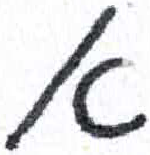
#> input picture server/data/dataset/TRAIN/0/0_100.png, 150 x 155 px; its folder holds only this picture in this run
$ jupyter execute --allow-errors letter_recognition.ipynb
#> lines starting #> are read from the running program, lines starting #| are printed output that depends on the picture; after the words box and inside, x2 and y2 are one past the last pixel; in counts of white or black regions, pixels touching at a corner belong together
#### load the dataset

[cell 1]
### path = data/dataset
from PIL import Image
import os

### method to convert img to arr

[cell 2]
import cv2
import numpy as np
from PIL import Image
import random

def modify_image(img):
    # Convert to PIL Image for easier rotation
    pil_img = Image.fromarray(cv2.cvtColor(img, cv2.COLOR_BGR2RGB))

    # 1. Random angle rotation
    angle = random.uniform(-30, 30)
    rotated = pil_img.rotate(angle, expand=True, fillcolor=(255, 255, 255))

    # 2. Off-center shift
    shift_x = random.randint(-20, 20)
    shift_y = random.randint(-20, 20)

    # Create a new image with a white background
    new_img = Image.new('RGB', (rotated.width + abs(shift_x), rotated.height + abs(shift_y)), (255, 255, 255))

    # Paste the rotated image onto the new image with the shift
    new_img.paste(rotated, (max(shift_x, 0), max(shift_y, 0)))

    # Convert back to OpenCV format
    cv_img = cv2.cvtColor(np.array(new_img), cv2.COLOR_RGB2BGR)

    # 3. Add noise
    # noise = np.random.normal(0, 10, cv_img.shape).astype(np.uint8)
    # noisy_img = cv2.add(cv_img, noise)

    return cv_img

# Example usage:
#> (the rest of this cell did not finish here and is left out)

[cell 3]
import numpy as np
import cv2

def convert_img_to_binary_array(img):
    #convert image to rgba
    img = img.resize((40, 40))
    img = img.convert('RGBA')

    #get the pixel values of the image
    pixels = list(img.getdata())
    binary_array = []
    for pixel in pixels:
        if pixel[0] >= 128 and pixel[1] >= 128 and pixel[2] >= 128:
            binary_array.append(1)
        else:
            binary_array.append(0)
    return binary_array

def add_image_to_X_train(image, X_train):
    # image = modify_image(image)
    # print(image.shape)

    # Resize the image to 40x40 if it's not already
    if image.shape[:2] != (40, 40):
        image = cv2.resize(image, (40, 40), interpolation=cv2.INTER_AREA)

    # Convert to grayscale if the image has more than one channel
    if len(image.shape) > 2:
        image = cv2.cvtColor(image, cv2.COLOR_BGR2GRAY)

    # Convert to black and white (0 or 255)
    _, bw_image = cv2.threshold(image, 127, 255, cv2.THRESH_BINARY)

    # Normalize to 0 or 1 for the neural network
    normalized_image = (bw_image / 255).astype(np.float32)

    # Reshape to add channel dimension
    reshaped_image = normalized_image.reshape(1, 40, 40, 1)

    # Add to X_train
    if X_train is None:
        X_train = reshaped_image
    else:
        X_train = np.vstack((X_train, reshaped_image))
    return X_train

### create training and testing arrays

[cell 4]
X_train = None
y_train = []

path = "../data/dataset/TRAIN/"
for folder in os.listdir(path):
    folder_path = os.path.join(path, folder)
    if not os.path.isdir(folder_path):
        continue
    if folder == "27":
        continue
    print(f"Processing folder: {folder}")
    for file in os.listdir(folder_path):
        file_path = os.path.join(folder_path, file)
        if os.path.isfile(file_path):
            try:
                img = Image.open(file_path)
#> img is the input picture: PIL image 150x155 RGB; mean R, G, B 220.8, 220.9, 222.9

                X_train = add_image_to_X_train(np.array(img), X_train)
#> in add_image_to_X_train, `image = cv2.resize(image, (40, 40), interpolation=cv2.INTER_AREA)`:
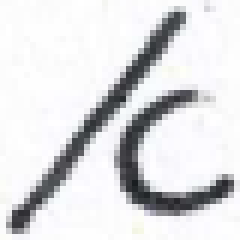
#> image: shape (40, 40, 3) (shown 6 times larger); mean of channels 0, 1, 2 220.8, 220.9, 222.9; drawn as R, G, B
#> in add_image_to_X_train, `_, bw_image = cv2.threshold(image, 127, 255, cv2.THRESH_BINARY)`:
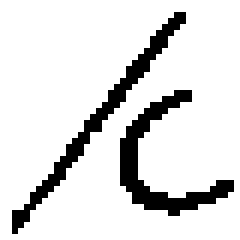
#> bw_image: shape (40, 40) (shown 6 times larger); 86.9% white; black in thin lines or dots, all inside (x1, y1, x2, y2) = (2, 2, 39, 39)

                y_train.append(int(folder))
            except Exception as e:
                print(f"Error processing file {file_path}: {e}")
#> pass 2 of the loop `for folder in os.listdir(path):`:
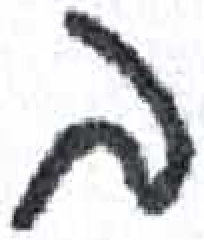
#> input picture server/data/dataset/TRAIN/1/1_100.png, 102 x 120 px (shown 2 times larger)
#> img is the input picture: PIL image 102x120 RGB; mean R, G, B 205.5, 205.9, 208
#> in add_image_to_X_train (call 2), `image = cv2.resize(image, (40, 40), interpolation=cv2.INTER_AREA)`:
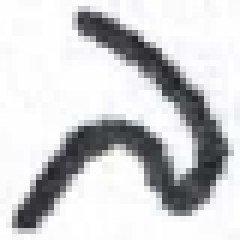
#> image: shape (40, 40, 3) (shown 6 times larger); mean of channels 0, 1, 2 205.5, 205.9, 208; drawn as R, G, B
#> in add_image_to_X_train (call 2), `_, bw_image = cv2.threshold(image, 127, 255, cv2.THRESH_BINARY)`:
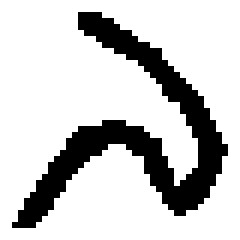
#> bw_image: shape (40, 40) (shown 6 times larger); 78.9% white; 1 black region, box (x1, y1, x2, y2) and area: (2, 2, 38, 38) 337

print(X_train)
#> (printed output is left out)
print(len(y_train))
